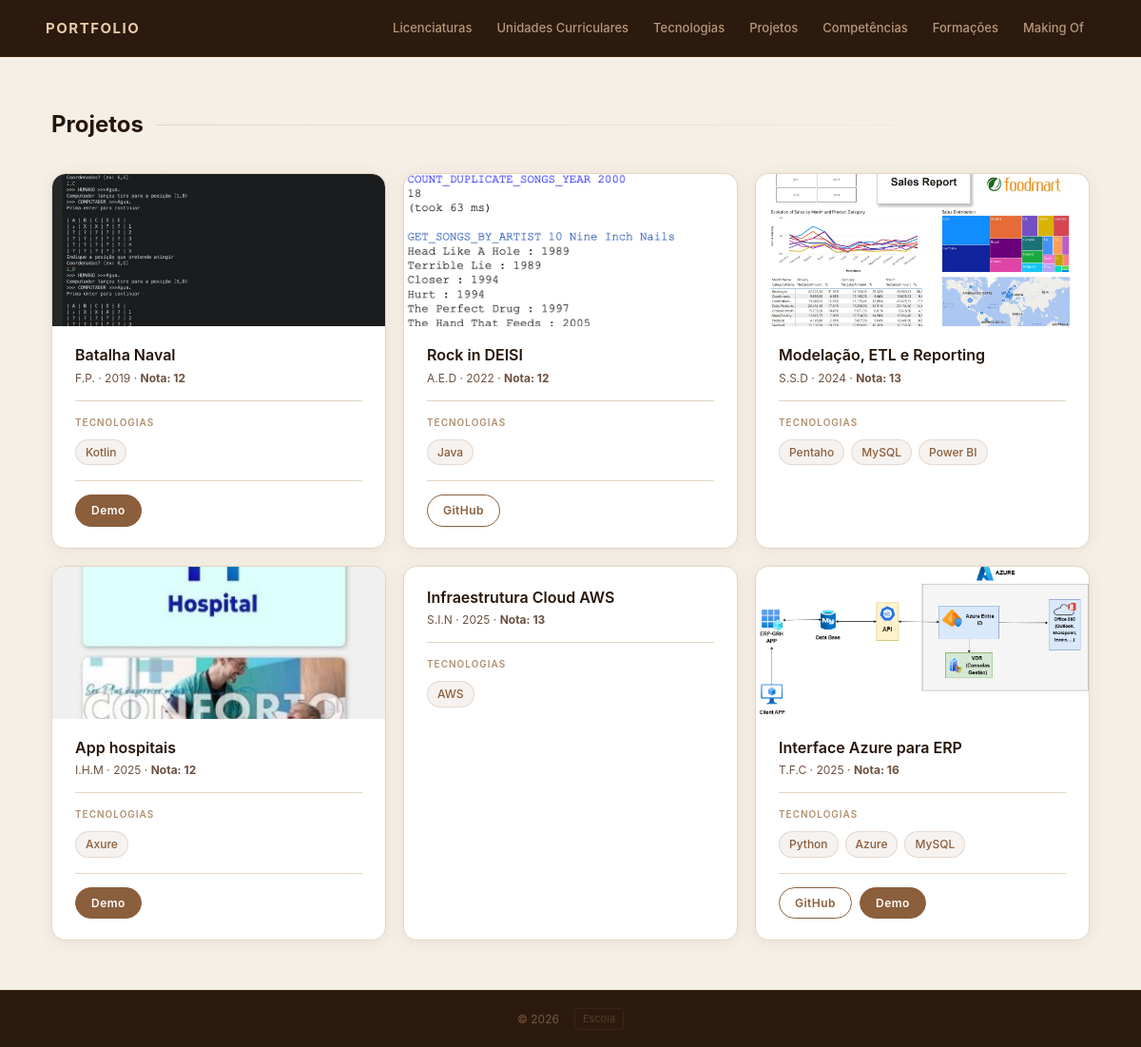
Page /projetos/ on the earlier database version.
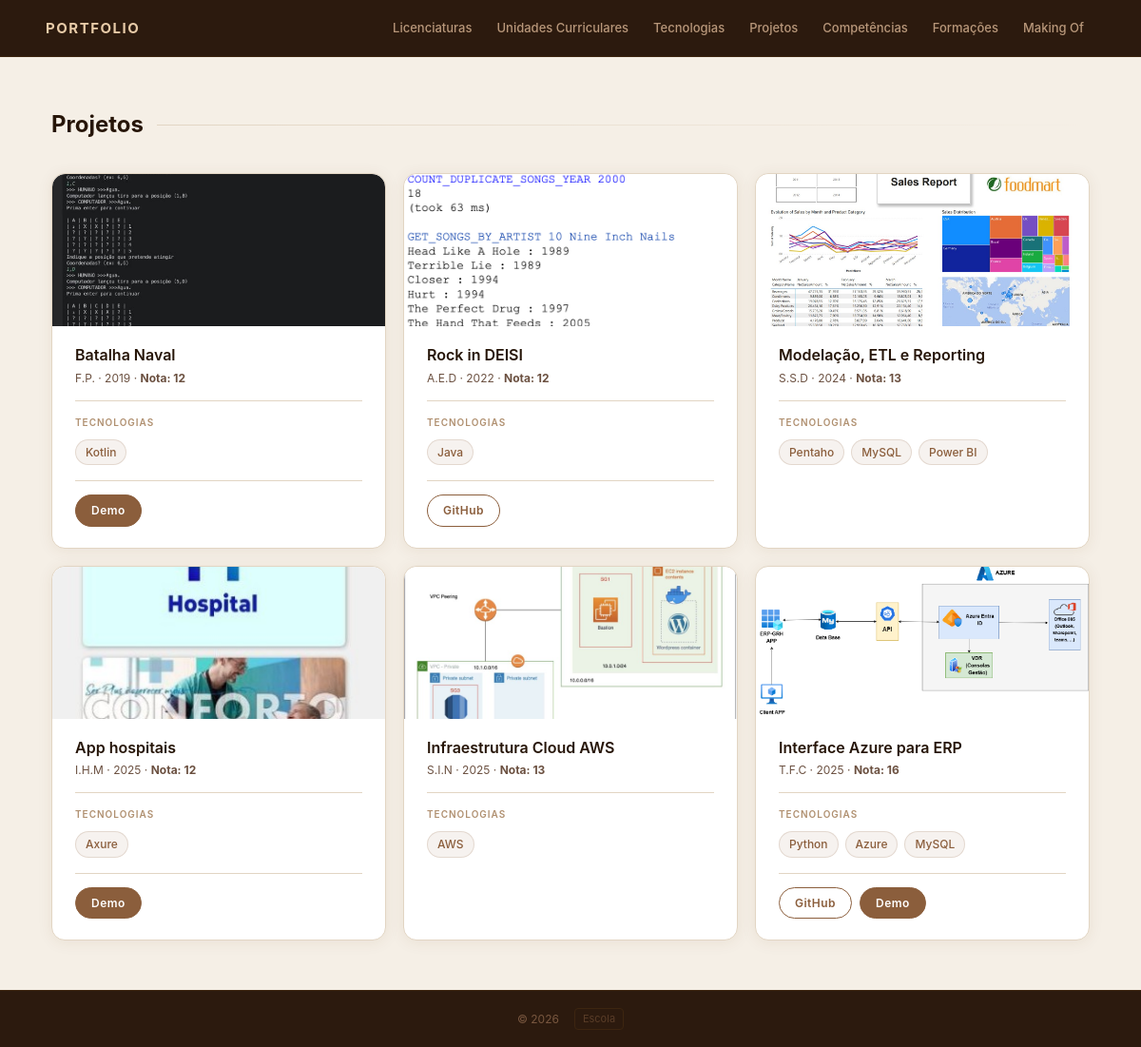
Same page on the later database version.
### portfolio/models.py (models this page shows, shortened)
class Projeto(models.Model):
    uc = models.ForeignKey(UnidadeCurricular, on_delete=models.CASCADE)
    titulo = models.CharField(max_length=200)
    descricao = models.TextField(blank=True)
    conceitos_aplicados = models.TextField(blank=True)
    imagem = models.ImageField(upload_to='projetos/', blank=True, null=True)
    url_video_demo = models.URLField(blank=True)
    url_github = models.URLField(blank=True)
    ano_realizacao = models.IntegerField()
    nota = models.IntegerField(blank=True, null=True)
    tecnologias = models.ManyToManyField(Tecnologia, blank=True)

class UnidadeCurricular(models.Model):
    licenciatura = models.ForeignKey(Licenciatura, on_delete=models.CASCADE)
    nome = models.CharField(max_length=200)
    sigla = models.CharField(max_length=20)
    ano = models.IntegerField()
    semestre = models.IntegerField()
    ects = models.IntegerField()
    descricao = models.TextField(blank=True)
    imagem = models.ImageField(upload_to='unidades_curriculares/', blank=True, null=True)
    url_ficha = models.URLField(blank=True)
    concluida = models.BooleanField(default=False)
    docentes = models.ManyToManyField(Docente, blank=True) #Esqueci-me de por o docente na unidadeCurricular.....

### portfolio/views.py (the view)
# urls.py: path('projetos/', views.projetos_view, name='projetos'),
def projetos_view(request):
    projetos = Projeto.objects.select_related('uc').prefetch_related('tecnologias').all()
    return render(request, 'portfolio/projetos.html', {'projetos': projetos})

### portfolio/templates/portfolio/projetos.html
{% extends 'portfolio/base.html' %}
{% block content %}
<h2 class="page-title">Projetos</h2>
<section class="cards-grid">
    {% for projeto in projetos %}
    <article>
        {% if projeto.imagem %}
        <img class="card-img" src="{{ projeto.imagem.url }}" alt="{{ projeto.titulo }}">
        {% endif %}
        <header>
            <h3>{{ projeto.titulo }}</h3>
            <p>{{ projeto.uc.sigla }} &middot; {{ projeto.ano_realizacao }}{% if projeto.nota %} &middot; <strong>Nota: {{ projeto.nota }}{% endif %}</strong></p>
        </header>
        <section>
            <h4>Tecnologias</h4>
            <ul>
                {% for tec in projeto.tecnologias.all %}
                    <li>{{ tec.nome }}</li>
                {% empty %}
                    <li>Sem tecnologias registadas</li>
                {% endfor %}
            </ul>
        </section>
        {% if projeto.url_github or projeto.url_video_demo %}
        <div class="card-links">
            {% if projeto.url_github %}
            <a href="{{ projeto.url_github }}" target="_blank" rel="noopener" class="card-link">GitHub</a>
            {% endif %}
            {% if projeto.url_video_demo %}
            <a href="{{ projeto.url_video_demo }}" target="_blank" rel="noopener" class="card-link card-link--demo">Demo</a>
            {% endif %}
        </div>
        {% endif %}
    </article>
    {% endfor %}
</section>
{% endblock %}

Differences in the rows shown:
changed Projeto "Infraestrutura Cloud AWS": imagem: picture added
